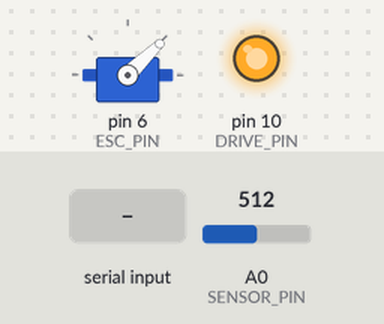
Recording of a sketch running on a simulated Arduino Uno, built with avr-gcc and run on an emulated ATmega328P. Shown: servo, output pins drawn as LEDs (lit = HIGH). Inputs (shaded band) come from the test bench; at power-on: A0 (SENSOR_PIN) = 512. What the sketch prints to the serial monitor is not drawn.

Above: at 4.2 s.
4.3 s: "c90\n" received over Serial
At 4.7 s:
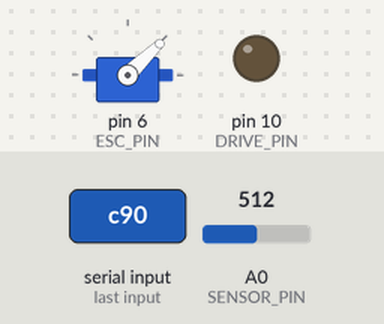
At 5.5 s:
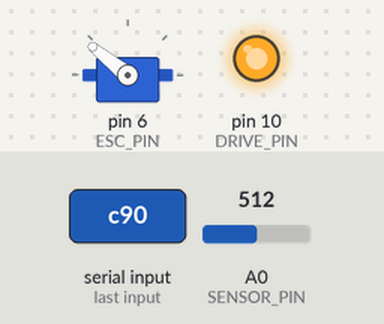
Timing chart, 0 to 19.3 s (numbered marks = the images above; inputs shaded):
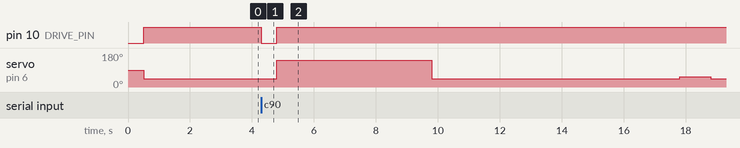

The sketch:

ESC_and_Sensor_Test.ino
```cpp
// Program to manually control the ESC/Motor
// while measuring the arm's angle

#include "Servo.h"
#include "MsTimer2.h"

#define ESC_PIN       (6)   // PWM pin for signaling ESC
#define DRIVE_PIN     (10)  // Drive pin for power MOSFET
#define SENSOR_PIN    (A0)  // Pin for measuring arm angle
#define BUFFER_SIZE   (2)   // Used for filtering measurements

int sensorVal;

volatile float filterBuffer[BUFFER_SIZE] = {0};
volatile float filteredVal = 0.0;
volatile int index = 0;

/*
 * Lowpass moving average filter to
 * smooth analog sensor readings
 */
float filter(float value) {
  // Remove oldest value from moving average
  filteredVal -= filterBuffer[index] / BUFFER_SIZE;

  // Add new value to buffer and incrememnt index
  filterBuffer[index++] = value;

  // Add new value to moving average
  filteredVal += value / BUFFER_SIZE;

  // Prevent index out of bounds errors
  index %= BUFFER_SIZE;

  return filteredVal;
}
Servo ESC;
int speed = 0;

void arm(){
  Serial.print("Arming ESC... ");
  digitalWrite(DRIVE_PIN, LOW);   // Disconnect ESC from power
  delay(500);                     // Wait 500ms for ESC to power down
  setSpeed(0);                    // Set speed to 0
  digitalWrite(DRIVE_PIN, HIGH);  // Reconnect ESC to power
  delay(2500);                    // 2.5 second delay for ESC to respond
  Serial.println("Arming complete");
}

/* Callibrate ESC's PWM range for first use */
void callibrate() {
  Serial.print("Calibrating ESC... ");
  digitalWrite(DRIVE_PIN, LOW);   // Disconnect ESC from power
  delay(500);                     // Wait 500ms
  setSpeed(1000);                 // Request full speed
  digitalWrite(DRIVE_PIN, HIGH);  // Reconnect ESC to power
  delay(5000);                    // Wait 5 seconds
  setSpeed(0);                    // Request 0 speed
  delay(8000);                    // Wait 8 seconds
  Serial.println("Calibration complete");
}

void setSpeed(int input_speed){
  //Sets servo positions to different speed
  int us = map(input_speed, 0, 1000, 1000, 2000);
  ESC.writeMicroseconds(us);
}

void sensorPrint() {
  sensorVal = analogRead(SENSOR_PIN);
  Serial.print("Sensor Reading: ");
  Serial.print(sensorVal);
  Serial.print("\tFiltered Angle Reading: ");
  Serial.println(filter(-0.3656*sensorVal+185.64), 2); // Insert your angle equation here if it is different than the default
}

void setup() {
  // Initialize serial communication
  Serial.begin(115200);

  // Configure MOSFET drive pin
  pinMode(DRIVE_PIN, OUTPUT);
  digitalWrite(DRIVE_PIN, LOW);

  // Attach ESC to designated pin.
  ESC.attach(ESC_PIN);

  // Arm ESC
  arm();

  // Attach ISR for timer interrupt
  MsTimer2::set(10, sensorPrint); // Print data once per 10ms
  MsTimer2::start();
}

void loop() {
  // Check for user input
  if (Serial.available()) {
    // Check for calibration request
    if (Serial.peek() == 'c') {
      Serial.println("Callibrating ESC");
      callibrate();
      Serial.read();
    }
    // Otherwise, interpret as new throttle value
    else {
      speed = Serial.parseInt();
      setSpeed(speed);
    }
  }
}
```

Measured:
- after the input at 4.3 s, pin 10 (DRIVE_PIN): HIGH → LOW at once, → HIGH 0.50 s later; servo on pin 6 (ESC_PIN): 44° → 141° after 0.50 s, → 44° 5.0 s later, → 53° 8.0 s later, → 44° 1.0 s later
